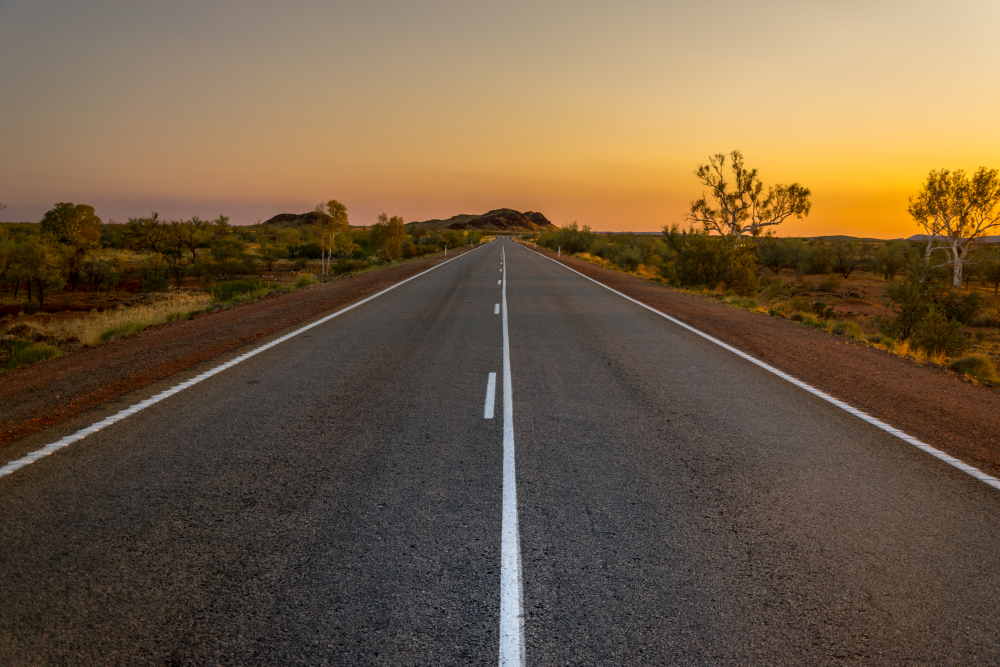
#> input picture Lane-detection/img1.jpg, 3000 x 2000 px, given in place of test_video.mp4, which was not available (shown at 1/3 size)
$ python functions1.py
#> lines starting #> are read from the running program, lines starting #| are printed output that depends on the picture; after the words box and inside, x2 and y2 are one past the last pixel; in counts of white or black regions, pixels touching at a corner belong together; pictures that were not available may be replaced by others from this repository, and a replacement may not be noted
import cv2
import numpy as np

# Configuration dictionary for easy parameter tuning
CONFIG = {
    'canny_low': 30,
    'canny_high': 150,
    'blur_kernel': 5,
    'n_windows': 9,
    'window_margin': 100,
    'min_pixels': 50,
    'white_lower': [0, 200, 0],
    'white_upper': [255, 255, 255],
    'yellow_lower': [15, 38, 115],
    'yellow_upper': [35, 204, 255],
    'lane_color': (0, 255, 0),
    'lane_thickness': 10,
    'debug': False  # Set to True for visualization
}

# Global variables for lane tracking
prev_left_fit = None
prev_right_fit = None

def canny(img):
    """Convert image to grayscale and apply Canny edge detection."""
    grey = cv2.cvtColor(img, cv2.COLOR_BGR2GRAY)
    blur = cv2.GaussianBlur(grey, (CONFIG['blur_kernel'], CONFIG['blur_kernel']), 0)
    edges = cv2.Canny(blur, CONFIG['canny_low'], CONFIG['canny_high'])
    return edges

def define_roi_points(height, width):
    """Define ROI trapezoid points based on image dimensions."""
    return np.array([
        [(int(width * 0.2), height),           # Bottom left
         (int(width * 0.45), int(height * 0.75)), # Top left
         (int(width * 0.55), int(height * 0.75)), # Top right
         (int(width * 0.8), height)]           # Bottom right
    ], np.int32)

def apply_roi(img, polygon):
    """Apply region of interest mask to the image."""
    mask = np.zeros_like(img)
    if len(img.shape) == 3:
        cv2.fillPoly(mask, [polygon], (255, 255, 255))
    else:
        cv2.fillPoly(mask, [polygon], 255)
    return cv2.bitwise_and(img, mask)

def perspective_transform(img, src_points):
    """Apply perspective transform to get a bird's-eye view."""
    height, width = img.shape[:2]
    dst_points = np.array([
        [width * 0.2, height],
        [width * 0.2, 0],
        [width * 0.8, 0],
        [width * 0.8, height]
    ], dtype=np.float32)
    M = cv2.getPerspectiveTransform(src_points.astype(np.float32), dst_points)
    warped = cv2.warpPerspective(img, M, (width, height))
    return warped, M

def enhance_lane_marks(img):
    """Enhance lane markings with adaptive thresholding."""
    hls = cv2.cvtColor(img, cv2.COLOR_BGR2HLS)

    # Static color thresholds
    white_mask = cv2.inRange(hls, np.array(CONFIG['white_lower']), np.array(CONFIG['white_upper']))
    yellow_mask = cv2.inRange(hls, np.array(CONFIG['yellow_lower']), np.array(CONFIG['yellow_upper']))

    # Adaptive thresholding for robustness
    grey = cv2.cvtColor(img, cv2.COLOR_BGR2GRAY)
    adapt_thresh = cv2.adaptiveThreshold(grey, 255, cv2.ADAPTIVE_THRESH_GAUSSIAN_C,
                                        cv2.THRESH_BINARY_INV, 11, 2)

    # Combine masks
    combined_mask = cv2.bitwise_or(white_mask, yellow_mask)
    combined_mask = cv2.bitwise_or(combined_mask, adapt_thresh)
    return combined_mask

def sliding_window_lane_detection(binary_warped, debug_img=None):
    """Detect lane lines using sliding window method."""
    global prev_left_fit, prev_right_fit

    if len(binary_warped.shape) > 2:
        binary_warped = cv2.cvtColor(binary_warped, cv2.COLOR_BGR2GRAY)

    # Histogram of bottom half
    histogram = np.sum(binary_warped[binary_warped.shape[0]//2:,:], axis=0)
    if np.max(histogram) < 10:
        return prev_left_fit, prev_right_fit  # Use previous fits if detection fails

    midpoint = histogram.shape[0] // 2
    leftx_base = np.argmax(histogram[:midpoint])
    rightx_base = np.argmax(histogram[midpoint:]) + midpoint

    window_height = binary_warped.shape[0] // CONFIG['n_windows']
    nonzero = binary_warped.nonzero()
    nonzeroy, nonzerox = np.array(nonzero[0]), np.array(nonzero[1])

    leftx_current, rightx_current = leftx_base, rightx_base
    left_lane_inds, right_lane_inds = [], []

    for window in range(CONFIG['n_windows']):
        win_y_low = binary_warped.shape[0] - (window + 1) * window_height
        win_y_high = binary_warped.shape[0] - window * window_height

        win_xleft_low = leftx_current - CONFIG['window_margin']
        win_xleft_high = leftx_current + CONFIG['window_margin']
        win_xright_low = rightx_current - CONFIG['window_margin']
        win_xright_high = rightx_current + CONFIG['window_margin']

        good_left_inds = ((nonzeroy >= win_y_low) & (nonzeroy < win_y_high) &
                         (nonzerox >= win_xleft_low) & (nonzerox < win_xleft_high)).nonzero()[0]
        good_right_inds = ((nonzeroy >= win_y_low) & (nonzeroy < win_y_high) &
                          (nonzerox >= win_xright_low) & (nonzerox < win_xright_high)).nonzero()[0]

        left_lane_inds.append(good_left_inds)
        right_lane_inds.append(good_right_inds)

        if len(good_left_inds) > CONFIG['min_pixels']:
            leftx_current = int(np.mean(nonzerox[good_left_inds]))
        if len(good_right_inds) > CONFIG['min_pixels']:
            rightx_current = int(np.mean(nonzerox[good_right_inds]))

        # Debug visualization
        if CONFIG['debug'] and debug_img is not None:
            cv2.rectangle(debug_img, (win_xleft_low, win_y_low),
                         (win_xleft_high, win_y_high), (0, 255, 0), 2)
            cv2.rectangle(debug_img, (win_xright_low, win_y_low),
                         (win_xright_high, win_y_high), (0, 255, 0), 2)

    left_lane_inds = np.concatenate(left_lane_inds) if left_lane_inds else []
    right_lane_inds = np.concatenate(right_lane_inds) if right_lane_inds else []

    leftx, lefty = nonzerox[left_lane_inds], nonzeroy[left_lane_inds]
    rightx, righty = nonzerox[right_lane_inds], nonzeroy[right_lane_inds]

    if len(leftx) < 10 or len(rightx) < 10:
        return prev_left_fit, prev_right_fit

    try:
        left_fit = np.polyfit(lefty, leftx, 2)
        right_fit = np.polyfit(righty, rightx, 2)

        # Smooth with previous fits if available
        if prev_left_fit is not None and prev_right_fit is not None:
            left_fit = 0.7 * left_fit + 0.3 * prev_left_fit
            right_fit = 0.7 * right_fit + 0.3 * prev_right_fit

        prev_left_fit, prev_right_fit = left_fit, right_fit
        return left_fit, right_fit
    except Exception as e:
        print(f"Lane fitting error: {e}")
        return prev_left_fit, prev_right_fit

def draw_lanes(img, left_fit, right_fit, Minv):
    """Draw lanes on the original image with inverse perspective transform."""
    height = img.shape[0]
    result = img.copy()

    if left_fit is None or right_fit is None:
        return result

    ploty = np.linspace(0, height - 1, 20)
    left_fitx = left_fit[0] * ploty**2 + left_fit[1] * ploty + left_fit[2]
    right_fitx = right_fit[0] * ploty**2 + right_fit[1] * ploty + right_fit[2]

    # Warp points back to original perspective
    warp_points = np.stack((left_fitx, ploty), axis=1)
    left_points = cv2.perspectiveTransform(np.array([warp_points], dtype=np.float32), Minv)[0]
    warp_points = np.stack((right_fitx, ploty), axis=1)
    right_points = cv2.perspectiveTransform(np.array([warp_points], dtype=np.float32), Minv)[0]

    for i in range(len(ploty) - 1):
        cv2.line(result,
                (int(left_points[i, 0]), int(left_points[i, 1])),
                (int(left_points[i+1, 0]), int(left_points[i+1, 1])),
                CONFIG['lane_color'], CONFIG['lane_thickness'])
        cv2.line(result,
                (int(right_points[i, 0]), int(right_points[i, 1])),
                (int(right_points[i+1, 0]), int(right_points[i+1, 1])),
                CONFIG['lane_color'], CONFIG['lane_thickness'])

    # Draw lane area
    lane_pts = np.vstack((left_points, np.flipud(right_points))).astype(np.int32)
    mask = np.zeros_like(result)
    cv2.fillPoly(mask, [lane_pts], (0, 100, 0))
    result = cv2.addWeighted(result, 1, mask, 0.3, 0)

    return result

def process_frame(frame):
    """Process a single video frame for lane detection."""
    # Define ROI
    roi_points = define_roi_points(frame.shape[0], frame.shape[1])

    # Edge detection and ROI
    canny_output = canny(frame)
    masked_output = apply_roi(canny_output, roi_points)

    # Enhance lane markings and apply ROI
    lane_binary = enhance_lane_marks(frame)
    lane_binary_masked = apply_roi(lane_binary, roi_points)

    # Perspective transform
    warped_binary, M = perspective_transform(lane_binary_masked, roi_points)
    Minv = np.linalg.inv(M)

    # Lane detection
    debug_img = frame.copy() if CONFIG['debug'] else None
    left_fit, right_fit = sliding_window_lane_detection(warped_binary, debug_img)

    # Draw lanes
    result = draw_lanes(frame, left_fit, right_fit, Minv)

    return canny_output, masked_output, warped_binary, result, debug_img

# Example usage
if __name__ == "__main__":
    cap = cv2.VideoCapture('test_video.mp4')
    while cap.isOpened():
        ret, frame = cap.read()
#> frame is the input picture: shape (2000, 3000, 3); mean B, G, R 68, 92.2, 112.4
        if not ret:
            break

        canny_out, masked_out, warped_out, result, debug_out = process_frame(frame)
#> in canny, `grey = cv2.cvtColor(img, cv2.COLOR_BGR2GRAY)`:
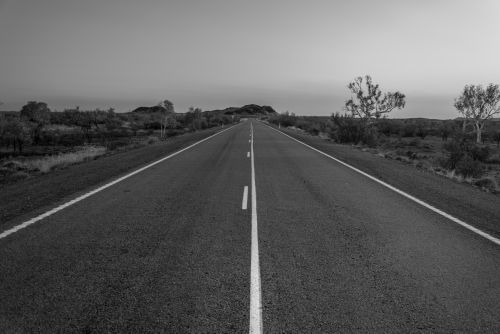
#> grey: shape (2000, 3000) (shown at 1/6 size); min 0, max 241, mean 95.5
#> in canny, `edges = cv2.Canny(blur, CONFIG['canny_low'], CONFIG['canny_high'])`:
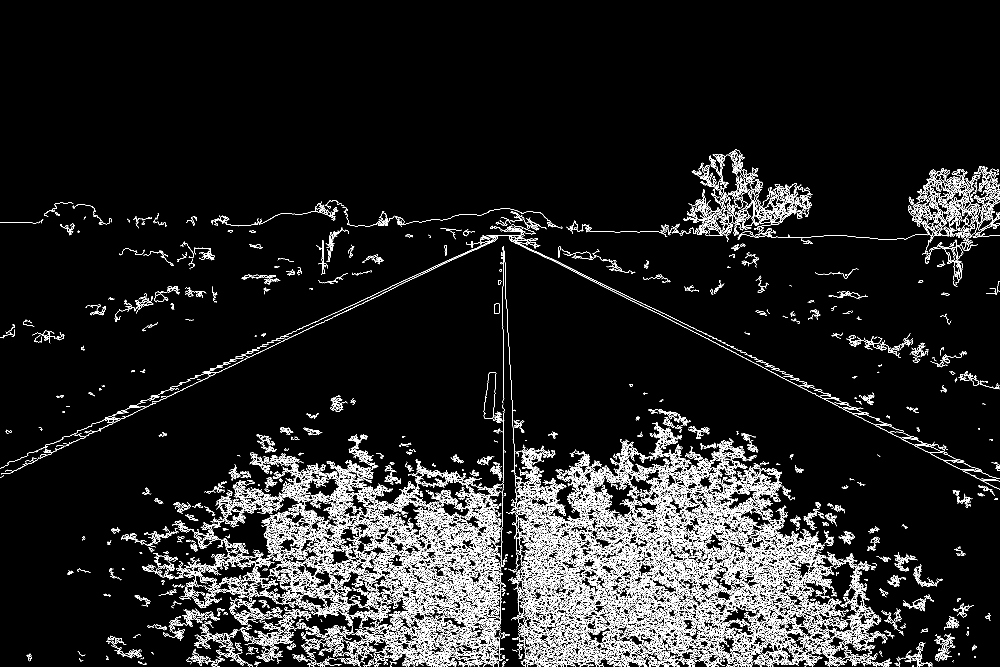
#> edges: shape (2000, 3000) (shown at 1/3 size); 6% white in thin lines or dots, all inside (x1, y1, x2, y2) = (0, 448, 3000, 2000)
#> in enhance_lane_marks, `yellow_mask = cv2.inRange(hls, np.array(CONFIG['yellow_lower']), np.ar..`:
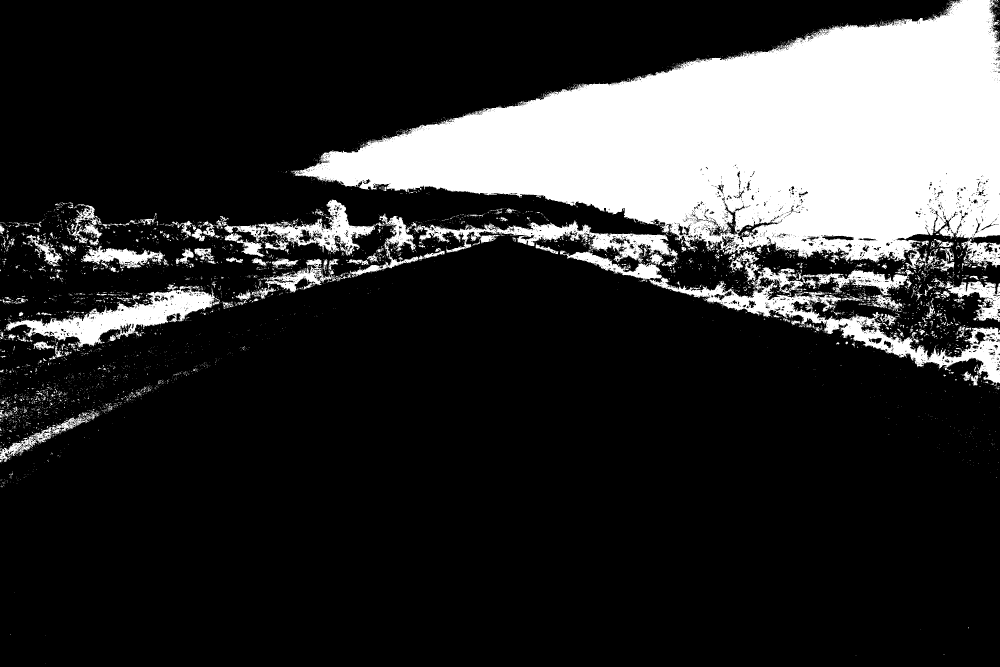
#> yellow_mask: shape (2000, 3000) (shown at 1/3 size); 19.3% white; 5687 white regions (5257 under 20 px), largest, box (x1, y1, x2, y2) and area: (874, 0, 3000, 808) 892142, (1948, 751, 3000, 1155) 65710, (17, 852, 661, 1044) 37123
#> in enhance_lane_marks, `adapt_thresh = cv2.adaptiveThreshold(grey, 255, cv2.ADAPTIVE_THRESH_GA..`:
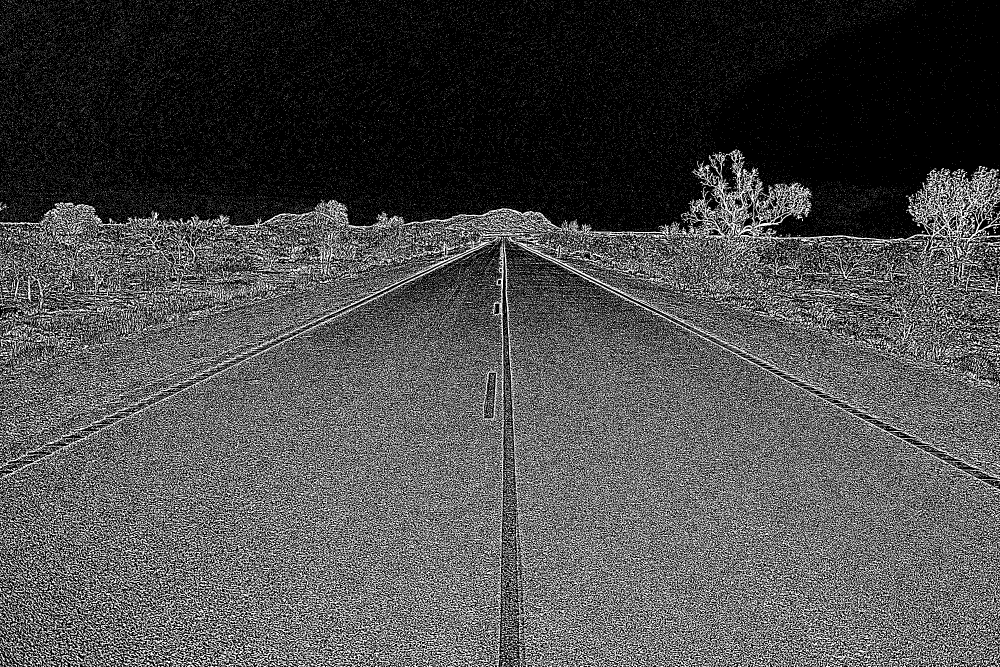
#> adapt_thresh: shape (2000, 3000) (shown at 1/3 size); 29.7% white in thin lines or dots
#> in enhance_lane_marks, `combined_mask = cv2.bitwise_or(combined_mask, adapt_thresh)`:
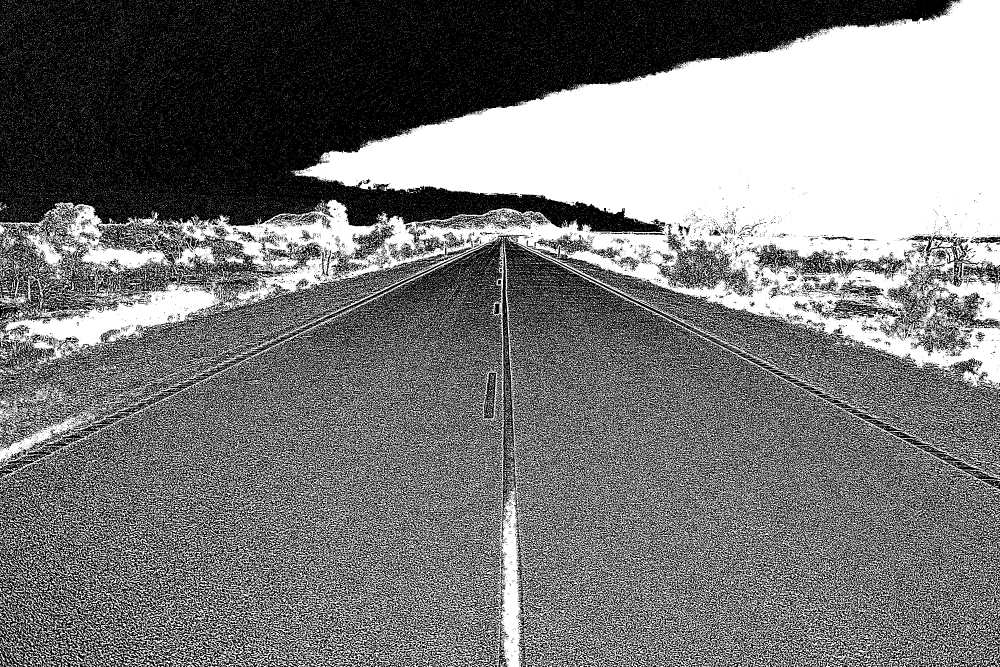
#> combined_mask: shape (2000, 3000) (shown at 1/3 size); 47.1% white; 62428 white regions (55727 under 20 px), largest, box (x1, y1, x2, y2) and area: (0, 0, 3000, 1483) 1436246, (587, 728, 2567, 2000) 428544, (2337, 1750, 2755, 2000) 26160
#> in apply_roi (call 2), `return cv2.bitwise_and(img, mask)`:
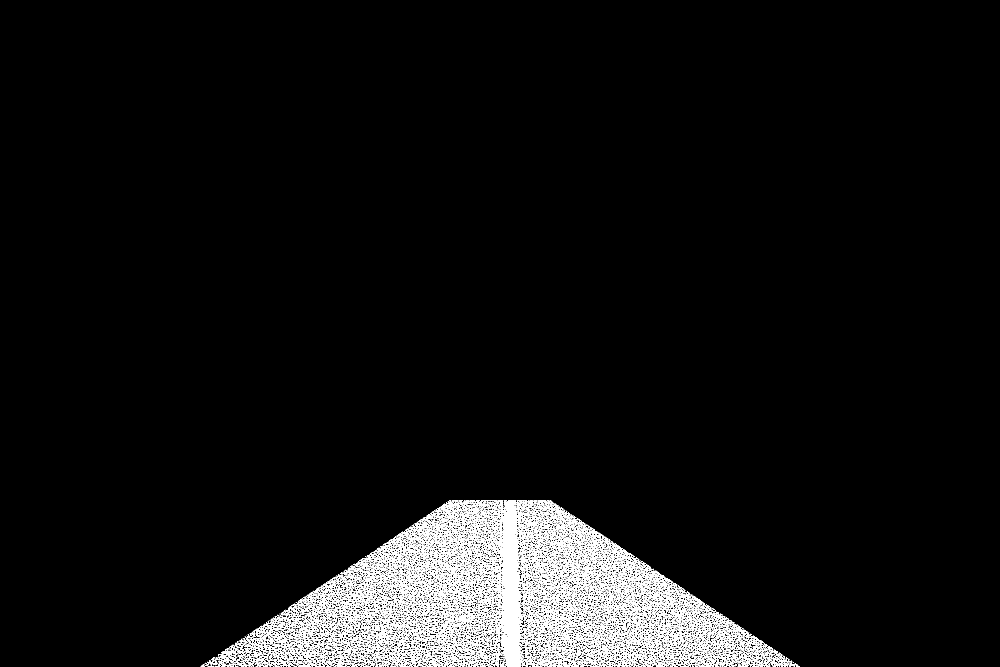
#> returned value: shape (2000, 3000) (shown at 1/3 size); 4.3% white in thin lines or dots, all inside (x1, y1, x2, y2) = (602, 1500, 2399, 2000)
#> in perspective_transform, `warped = cv2.warpPerspective(img, M, (width, height))`:
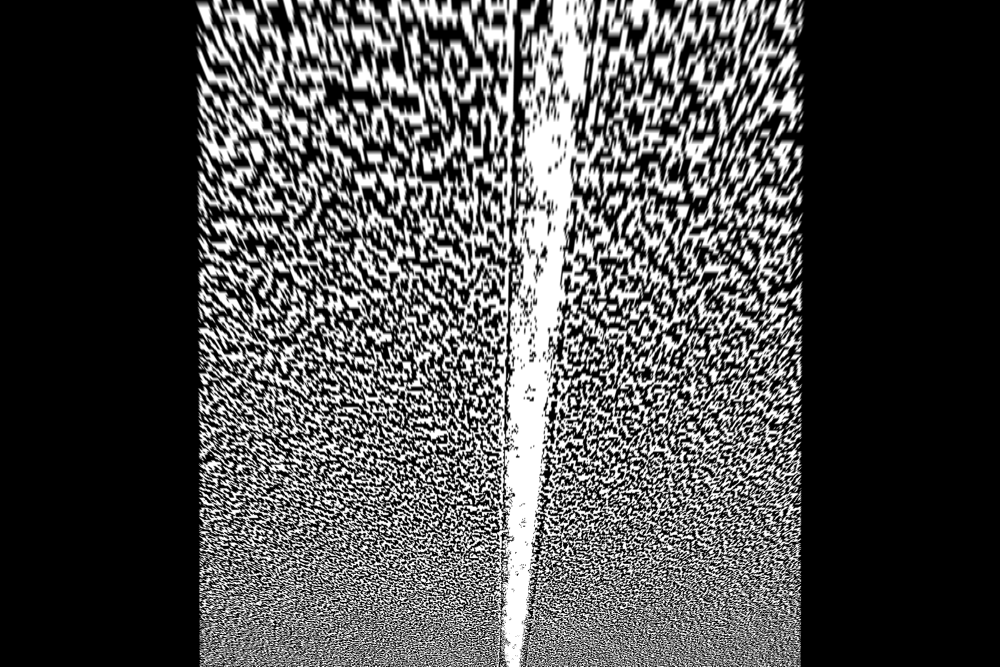
#> warped: shape (2000, 3000) (shown at 1/3 size); min 0, max 255, mean 76.5
#> in process_frame, `warped_binary, M = perspective_transform(lane_binary_masked, roi_points)`: M = [[-0.429, -1.07, 2142.9], [-1.89e-16, -1.71, 2571.4], [0, -0.000714, 1]]
#> in process_frame, `Minv = np.linalg.inv(M)`: Minv = [[-2.33, 8.75, -17500], [-3.61e-15, 8.17, -21000], [-2.58e-18, 0.00583, -14]]
#> in sliding_window_lane_detection, `histogram = np.sum(binary_warped[binary_warped.shape[0]//2:,:], axis=0)`: histogram = 3000 values, max 252303 at index 1558, min 0 at index 0, mean 76496
#> in sliding_window_lane_detection, `leftx_base = np.argmax(histogram[:midpoint])`: leftx_base = 1499
#> in sliding_window_lane_detection, `rightx_base = np.argmax(histogram[midpoint:]) + midpoint`: rightx_base = 1558
#> in sliding_window_lane_detection, `nonzero = binary_warped.nonzero()`: nonzero = 2822302 positions, rows 0 to 1999, columns 583 to 2417
#> in sliding_window_lane_detection, `leftx_current, rightx_current = leftx_base, rightx_base`: leftx_current = 1499; rightx_current = 1558
#> the loop in sliding_window_lane_detection, `for window in range(CONFIG['n_windows']):` made 9 passes
#> (win_xleft_low, win_xleft_high, win_xright_low, win_xright_high, leftx_current, rightx_current) on passes 1 to 8: (1399, 1599, 1458, 1658, 1502, 1556), (1402, 1602, 1456, 1656, 1507, 1555), (1407, 1607, 1455, 1655, 1512, 1555), (1412, 1612, 1455, 1655, 1517, 1558), (1417, 1617, 1458, 1658, 1522, 1563), (1422, 1622, 1463, 1663, 1525, 1568), (1425, 1625, 1468, 1668, 1530, 1572), (1430, 1630, 1472, 1672, 1536, 1577)
#> after the loop in sliding_window_lane_detection, `for window in range(CONFIG['n_windows']):`: left_lane_inds = 9 items
#> in sliding_window_lane_detection, `left_fit = np.polyfit(lefty, leftx, 2)`: left_fit = [-5.09e-06, -0.00844, 1536.2]
#> in sliding_window_lane_detection, `right_fit = np.polyfit(righty, rightx, 2)`: right_fit = [5.38e-06, -0.026, 1584]
#> in sliding_window_lane_detection, `prev_left_fit, prev_right_fit = left_fit, right_fit`: prev_left_fit = [-5.09e-06, -0.00844, 1536.2]; prev_right_fit = [5.38e-06, -0.026, 1584]
#> in process_frame, `left_fit, right_fit = sliding_window_lane_detection(warped_binary, deb..`: left_fit = [-5.09e-06, -0.00844, 1536.2]; right_fit = [5.38e-06, -0.026, 1584]
#> in draw_lanes, `left_fitx = left_fit[0] * ploty**2 + left_fit[1] * ploty + left_fit[2]`: left_fitx = 20 values, max 1536.2 at index 0, min 1499 at index 19, mean 1520.8
#> in draw_lanes, `right_fitx = right_fit[0] * ploty**2 + right_fit[1] * ploty + right_fi..`: right_fitx = 20 values, max 1584 at index 0, min 1553.5 at index 19, mean 1565.4
#> in draw_lanes, `warp_points = np.stack((left_fitx, ploty), axis=1)`: warp_points = 20 rows, first 8: [1536.2, 0], [1535.3, 105.2], [1534.2, 210.4], [1533, 315.6], [1531.8, 420.8], [1530.4, 526.1], [1528.9, 631.3], [1527.2, 736.5]
#> in draw_lanes, `left_points = cv2.perspectiveTransform(np.array([warp_points], dtype=n..`: left_points = 20 rows, first 8: [1506, 1500], [1506.1, 1504.6], [1506.3, 1509.6], [1506.3, 1515.1], [1506.4, 1521.3], [1506.5, 1528.1], [1506.5, 1535.7], [1506.6, 1544.3]
#> in draw_lanes, `warp_points = np.stack((right_fitx, ploty), axis=1)`: warp_points = 20 rows, first 8: [1584, 0], [1581.3, 105.2], [1578.8, 210.4], [1576.3, 315.6], [1574, 420.8], [1571.8, 526.1], [1569.7, 631.3], [1567.8, 736.5]
#> in draw_lanes, `right_points = cv2.perspectiveTransform(np.array([warp_points], dtype=..`: right_points = 20 rows, first 8: [1514, 1500], [1514.2, 1504.6], [1514.4, 1509.6], [1514.6, 1515.1], [1515, 1521.3], [1515.3, 1528.1], [1515.8, 1535.7], [1516.3, 1544.3]
#> in draw_lanes, `lane_pts = np.vstack((left_points, np.flipud(right_points))).astype(np..`: lane_pts = 40 pairs, first value 1499 to 1553, second value 1500 to 1998

        cv2.imshow('Result', result)
        if CONFIG['debug']:
            cv2.imshow('Debug', debug_out)

        if cv2.waitKey(1) & 0xFF == ord('q'):
#> (key q is pressed here)
            break

    cap.release()
    cv2.destroyAllWindows()
